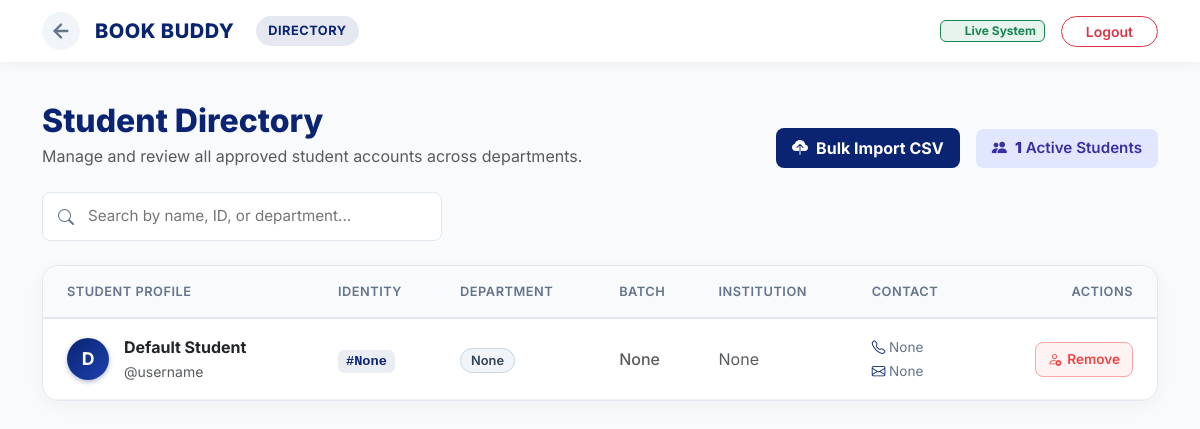
Before: /student_overall_list with the older database file.
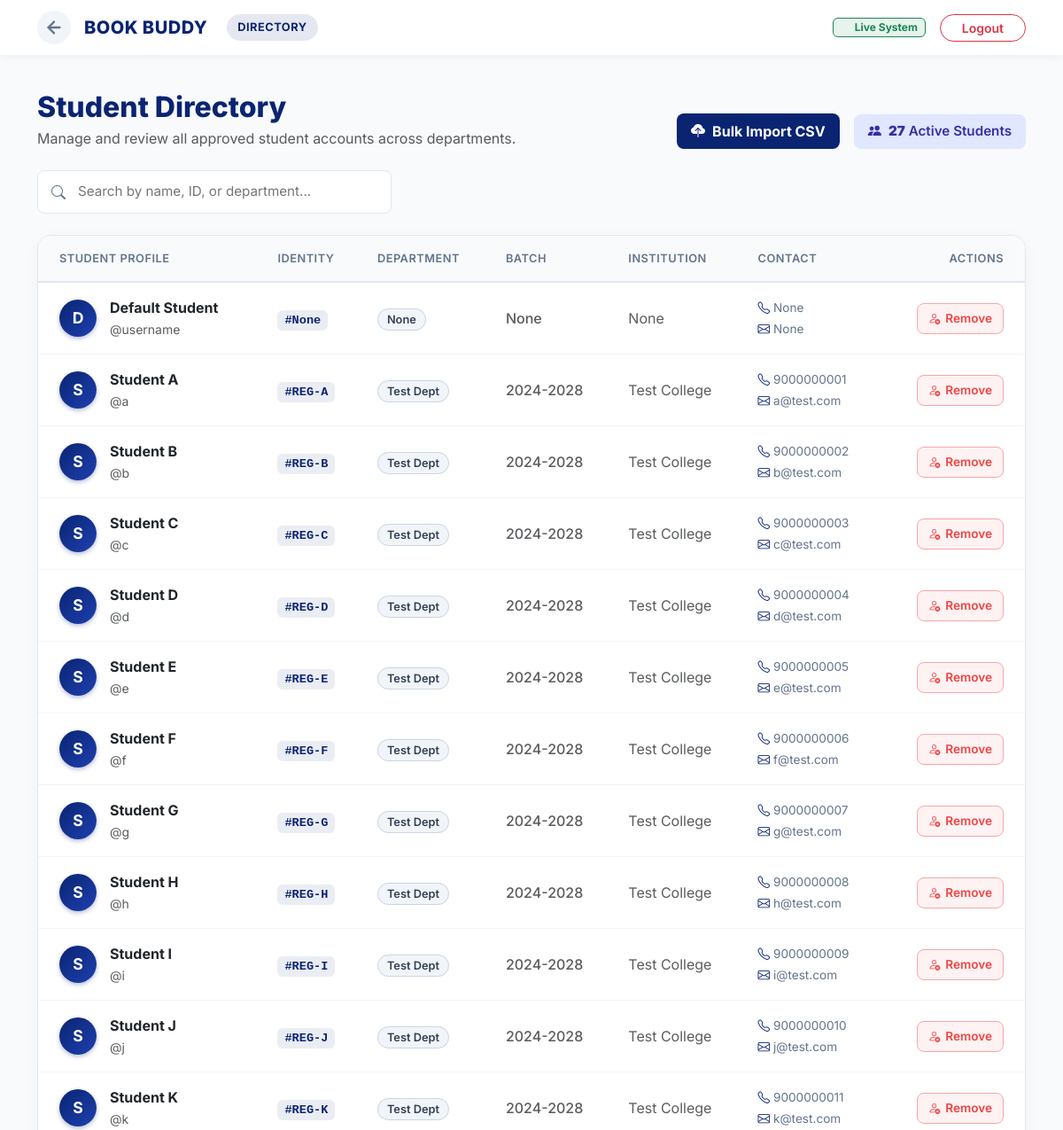
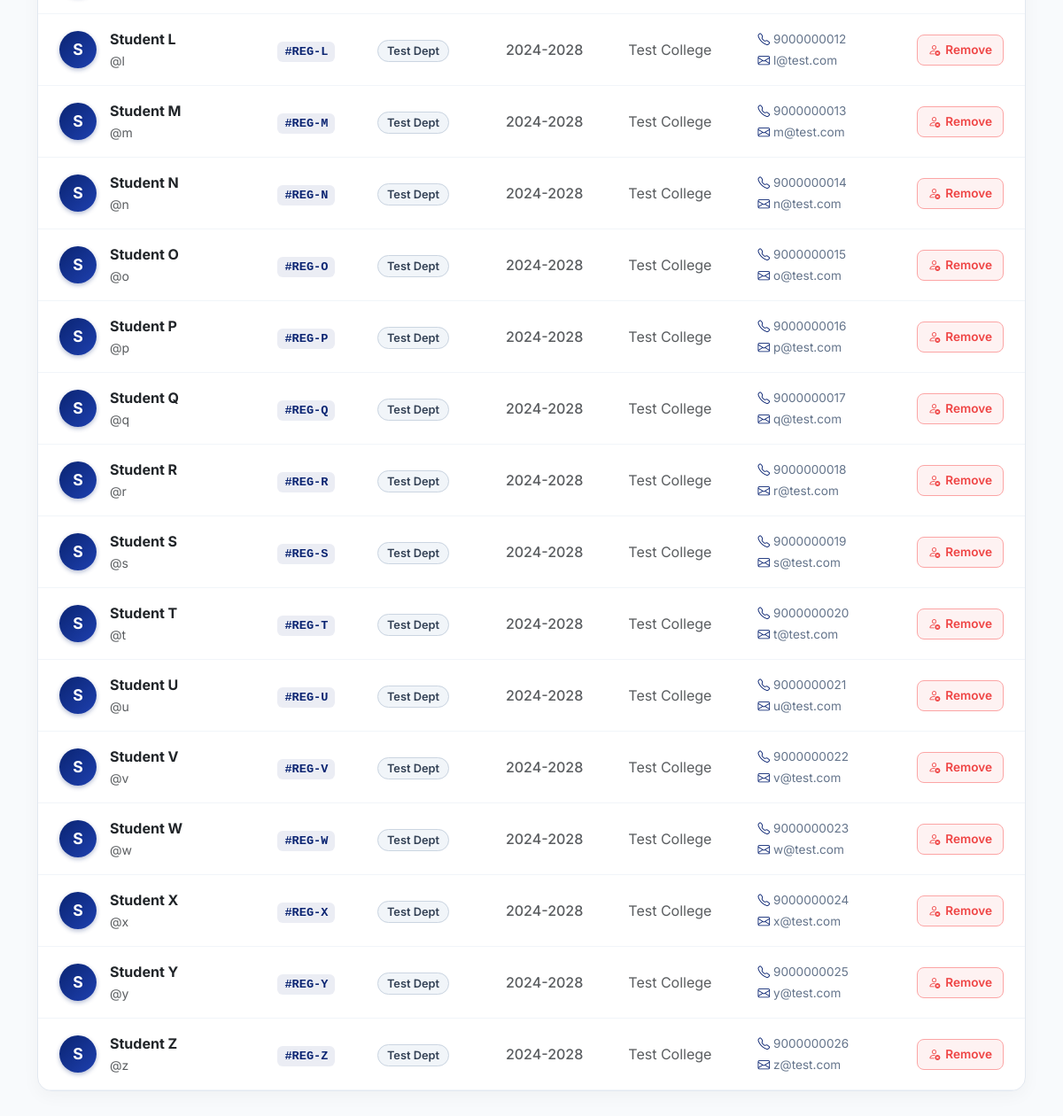
After: the same page with the newer database file (2 pictures, top to bottom).
### app.py (models this page shows)
class Student(UserMixin, db.Model):
    id = db.Column(db.Integer, primary_key=True)
    name = db.Column(db.String(50))
    register = db.Column(db.String(50)) # String prevents postgres crashing on alphanumeric IDs
    username = db.Column(db.String(15), unique=True)
    set_password = db.Column(db.String(100))
    verify_password = db.Column(db.String(100))
    department = db.Column(db.String(100))
    batch = db.Column(db.String(100))
    collage = db.Column(db.String(100))
    phone_no = db.Column(db.String(100))
    email = db.Column(db.String(60))
    approval = db.Column(db.Boolean, default=False)
    attend = db.Column(db.Boolean, default=False)

### app.py (the view)
@app.route('/student_overall_list', methods=['GET','POST'])
def student_overall_list():
    students = Student.query.all()
    return render_template('student_overall_list.html', students=students)

### app.py (called while the page is built)
def ist_now():
    return datetime.now(IST_TZ).replace(tzinfo=None)

@app.context_processor
def inject_now():
    return {'now': ist_now()}

### templates/student_overall_list.html (shortened to what this page needs)
<!DOCTYPE html>
<html lang="en">
<head>
    <link href="https://cdn.jsdelivr.net/npm/bootstrap@5.3.0/dist/css/bootstrap.min.css" rel="stylesheet">
    <link rel="stylesheet" href="https://cdn.jsdelivr.net/npm/bootstrap-icons@1.11.1/font/bootstrap-icons.css">
</head>
<body>
    <nav class="navbar sticky-top">
        <div class="container d-flex justify-content-between align-items-center">
            <div class="d-flex align-items-center">
                <a href="javascript:history.back()" class="back-link" title="Go Back">
                    <svg width="22" height="22" viewBox="0 0 24 24" fill="none" stroke="currentColor" stroke-width="2.5" stroke-linecap="round" stroke-linejoin="round">
                        <line x1="19" y1="12" x2="5" y2="12"></line>
                        <polyline points="12 19 5 12 12 5"></polyline>
                    </svg>
                </a>
                <a class="brand-wrapper" href="/admin">
                    <h2 class="brand-name d-none d-sm-block">BOOK BUDDY</h2>
                    <span class="admin-badge d-none d-md-inline-block">DIRECTORY</span>
                </a>
            </div>
            <div class="ms-auto d-flex align-items-center gap-3">
                <span class="badge bg-success bg-opacity-10 text-success border border-success d-none d-md-inline-flex align-items-center gap-2">
                     Live System
                </span>
                <a href="/logout" class="btn btn-outline-danger btn-sm px-4 rounded-pill fw-semibold">Logout</a>
            </div>
        </div>
    </nav>
    <main class="container">
        <header class="d-flex flex-column flex-md-row justify-content-between align-items-md-end mb-4 gap-3">
            <div>
                <h1 class="page-title h2 mb-1">Student Directory</h1>
                <p class="text-muted mb-0">Manage and review all approved student accounts across departments.</p>
            </div>
            <div class="d-flex align-items-center gap-3">
                <button class="btn btn-custom-navy py-2 px-3 rounded-3 fw-bold" data-bs-toggle="modal" data-bs-target="#importModal">
                    <i class="bi bi-cloud-upload-fill me-2"></i>Bulk Import CSV
                </button>
                <div class="stats-badge">
                    <i class="bi bi-people-fill me-2"></i>
                    <strong>{{ students|selectattr('approval')|list|length }}</strong> &nbsp;Active Students
                </div>
            </div>
        </header>
        <div class="filter-section mb-4">
            <div class="search-wrapper">
                <i class="bi bi-search"></i>
                <input type="text" id="studentSearch" placeholder="Search by name, ID, or department..." onkeyup="filterTable()">
            </div>
        </div>
        <div class="table-card">
            <div class="table-responsive">
                <table class="custom-table">
                    <thead>
                        <tr>
                            <th class="ps-4">Student Profile</th>
                            <th>Identity</th>
                            <th>Department</th>
                            <th>Batch</th>
                            <th>Institution</th>
                            <th>Contact</th>
                            <th class="text-end pe-4">Actions</th>
                        </tr>
                    </thead>
                    <tbody>
                        {% for s in students %}
                            {% if s.approval %}
                                <tr>
                                    <td class="ps-4">
                                        <div class="student-meta">
                                            <div class="name-box">{{ s.name[0] }}</div>
                                            <div>
                                                <div class="fw-bold text-dark">{{ s.name }}</div>
                                                <small class="text-muted">@{{ s.username }}</small>
                                            </div>
                                        </div>
                                    </td>
                                    <td>
                                        <span class="reg-no">#{{ s.register }}</span>
                                    </td>
                                    <td><span class="dept-tag">{{ s.department }}</span></td>
                                    <td class="text-muted fw-medium">{{ s.batch }}</td>
                                    <td class="col-truncate text-muted" title="{{ s.collage }}">{{ s.collage }}</td>
                                    <td>
                                        <div class="contact-stack">
                                            <span><i class="bi bi-telephone"></i> {{ s.phone_no }}</span>
                                            <span><i class="bi bi-envelope"></i> {{ s.email }}</span>
                                        </div>
                                    </td>
                                    <td class="text-end pe-4">
                                        <a href="{{ url_for('delete_student_stay', id=s.id) }}" class="btn-remove" onclick="confirmRemove(event, this.href)">
                                            <i class="bi bi-person-x"></i> Remove
                                        </a>
                                    </td>
                                </tr>
                            {% endif %}
                        {% endfor %}
                    </tbody>
                </table>
            </div>
        </div>
    </main>
</body>
</html>

### templates/student_overall_list.html (style rules this page uses)
:root { --brand-navy: #0A2472; --brand-crimson: #740f28; --brand-white: #ffffff; --bg-light: #f8fafc; --text-main: #334155; --text-muted: #64748b; --border-color: #e2e8f0; }
body { background-color: var(--bg-light); font-family: 'Inter', sans-serif; color: var(--text-main); padding-bottom: 50px; }
.navbar { background-color: var(--brand-white); box-shadow: 0 2px 10px rgba(0, 0, 0, 0.05); padding: 12px 0; margin-bottom: 40px; }
.brand-wrapper { display: flex; align-items: center; gap: 12px; text-decoration: none; }
.brand-name { margin: 0; font-size: 1.25rem; font-weight: 800; color: var(--brand-navy); letter-spacing: 0.5px; }
.admin-badge { background-color: rgba(10, 36, 114, 0.1); color: var(--brand-navy); font-weight: 700; padding: 5px 12px; border-radius: 20px; font-size: 0.8rem; letter-spacing: 0.5px; margin-left: 10px; }
.back-link { color: var(--text-muted); transition: all 0.2s; display: flex; align-items: center; justify-content: center; padding: 8px; border-radius: 50%; background-color: #f1f5f9; text-decoration: none; margin-right: 15px; }
.page-title { color: var(--brand-navy); font-weight: 800; }
.stats-badge { display: inline-flex; align-items: center; background-color: #e0e7ff; color: #3730a3; padding: 8px 16px; border-radius: 8px; font-size: 0.95rem; font-weight: 600; }
.search-wrapper { position: relative; max-width: 400px; width: 100%; }
.search-wrapper i { position: absolute; left: 16px; top: 50%; transform: translateY(-50%); color: var(--text-muted); }
.search-wrapper input { width: 100%; padding: 12px 16px 12px 45px; border-radius: 8px; border: 1px solid var(--border-color); font-size: 0.95rem; transition: all 0.2s; background-color: var(--brand-white); }
.table-card { background: var(--brand-white); border-radius: 16px; box-shadow: 0 5px 20px rgba(0, 0, 0, 0.04); border: 1px solid var(--border-color); overflow: hidden; }
.custom-table { width: 100%; margin-bottom: 0; border-collapse: collapse; }
.custom-table th { background-color: #f8fafc; color: var(--text-muted); font-weight: 600; text-transform: uppercase; font-size: 0.8rem; padding: 16px; border-bottom: 2px solid var(--border-color); letter-spacing: 0.5px; }
.custom-table td { padding: 16px; vertical-align: middle; border-bottom: 1px solid #f1f5f9; }
.student-meta { display: flex; align-items: center; gap: 15px; }
.name-box { width: 42px; height: 42px; background: linear-gradient(135deg, var(--brand-navy), #1e40af); color: var(--brand-white); border-radius: 50%; display: flex; align-items: center; justify-content: center; font-weight: 700; font-size: 1.1rem; text-transform: uppercase; box-shadow: 0 2px 5px rgba(10,36,114,0.3); }
.reg-no { font-family: Consolas, monospace; background-color: rgba(10, 36, 114, 0.08); color: var(--brand-navy); padding: 4px 8px; border-radius: 6px; font-weight: 700; font-size: 0.85rem; }
.dept-tag { background-color: #f1f5f9; color: var(--text-main); border: 1px solid #cbd5e1; padding: 4px 10px; border-radius: 20px; font-size: 0.8rem; font-weight: 600; }
.contact-stack { display: flex; flex-direction: column; gap: 4px; font-size: 0.85rem; color: var(--text-muted); }
.contact-stack i { color: var(--brand-navy); width: 16px; text-align: center; }
.col-truncate { max-width: 150px; white-space: nowrap; overflow: hidden; text-overflow: ellipsis; }
.btn-remove { color: #ef4444; background-color: #fef2f2; border: 1px solid #fca5a5; padding: 6px 12px; border-radius: 8px; font-size: 0.85rem; font-weight: 600; text-decoration: none; transition: all 0.2s; display: inline-flex; align-items: center; gap: 6px; }
.btn-custom-navy { background-color: var(--brand-navy); color: var(--brand-white); border: none; transition: all 0.3s; }

Changed rows visible on the page:
added Student: name "S", name "Student A", username "a", register "REG-A", department "Test Dept", batch "2024-2028", collage "Test College", phone_no "9000000001", email "a@test.com"
added Student: name "S", name "Student B", username "b", register "REG-B", department "Test Dept", batch "2024-2028", collage "Test College", phone_no "9000000002", email "b@test.com"
added Student: name "S", name "Student C", username "c", register "REG-C", department "Test Dept", batch "2024-2028", collage "Test College", phone_no "9000000003", email "c@test.com"
added Student: name "S", name "Student D", username "d", register "REG-D", department "Test Dept", batch "2024-2028", collage "Test College", phone_no "9000000004", email "d@test.com"
added Student: name "S", name "Student E", username "e", register "REG-E", department "Test Dept", batch "2024-2028", collage "Test College", phone_no "9000000005", email "e@test.com"
added Student: name "S", name "Student F", username "f", register "REG-F", department "Test Dept", batch "2024-2028", collage "Test College", phone_no "9000000006", email "f@test.com"
added Student: name "S", name "Student G", username "g", register "REG-G", department "Test Dept", batch "2024-2028", collage "Test College", phone_no "9000000007", email "g@test.com"
added Student: name "S", name "Student H", username "h", register "REG-H", department "Test Dept", batch "2024-2028", collage "Test College", phone_no "9000000008", email "h@test.com"
added Student: name "S", name "Student I", username "i", register "REG-I", department "Test Dept", batch "2024-2028", collage "Test College", phone_no "9000000009", email "i@test.com"
added Student: name "S", name "Student J", username "j", register "REG-J", department "Test Dept", batch "2024-2028", collage "Test College", phone_no "9000000010", email "j@test.com"
added Student: name "S", name "Student K", username "k", register "REG-K", department "Test Dept", batch "2024-2028", collage "Test College", phone_no "9000000011", email "k@test.com"
added Student: name "S", name "Student L", username "l", register "REG-L", department "Test Dept", batch "2024-2028", collage "Test College", phone_no "9000000012", email "l@test.com"
added Student: name "S", name "Student M", username "m", register "REG-M", department "Test Dept", batch "2024-2028", collage "Test College", phone_no "9000000013", email "m@test.com"
added Student: name "S", name "Student N", username "n", register "REG-N", department "Test Dept", batch "2024-2028", collage "Test College", phone_no "9000000014", email "n@test.com"
added Student: name "S", name "Student O", username "o", register "REG-O", department "Test Dept", batch "2024-2028", collage "Test College", phone_no "9000000015", email "o@test.com"
added Student: name "S", name "Student P", username "p", register "REG-P", department "Test Dept", batch "2024-2028", collage "Test College", phone_no "9000000016", email "p@test.com"
added Student: name "S", name "Student Q", username "q", register "REG-Q", department "Test Dept", batch "2024-2028", collage "Test College", phone_no "9000000017", email "q@test.com"
added Student: name "S", name "Student R", username "r", register "REG-R", department "Test Dept", batch "2024-2028", collage "Test College", phone_no "9000000018", email "r@test.com"
added Student: name "S", name "Student S", username "s", register "REG-S", department "Test Dept", batch "2024-2028", collage "Test College", phone_no "9000000019", email "s@test.com"
added Student: name "S", name "Student T", username "t", register "REG-T", department "Test Dept", batch "2024-2028", collage "Test College", phone_no "9000000020", email "t@test.com"
added Student: name "S", name "Student U", username "u", register "REG-U", department "Test Dept", batch "2024-2028", collage "Test College", phone_no "9000000021", email "u@test.com"
added Student: name "S", name "Student V", username "v", register "REG-V", department "Test Dept", batch "2024-2028", collage "Test College", phone_no "9000000022", email "v@test.com"
added Student: name "S", name "Student W", username "w", register "REG-W", department "Test Dept", batch "2024-2028", collage "Test College", phone_no "9000000023", email "w@test.com"
added Student: name "S", name "Student X", username "x", register "REG-X", department "Test Dept", batch "2024-2028", collage "Test College", phone_no "9000000024", email "x@test.com"
added Student: name "S", name "Student Y", username "y", register "REG-Y", department "Test Dept", batch "2024-2028", collage "Test College", phone_no "9000000025", email "y@test.com"
added Student: name "S", name "Student Z", username "z", register "REG-Z", department "Test Dept", batch "2024-2028", collage "Test College", phone_no "9000000026", email "z@test.com"
Other visible differences:
{{ students|selectattr('approval')|list|length }}: "1" → "27"
